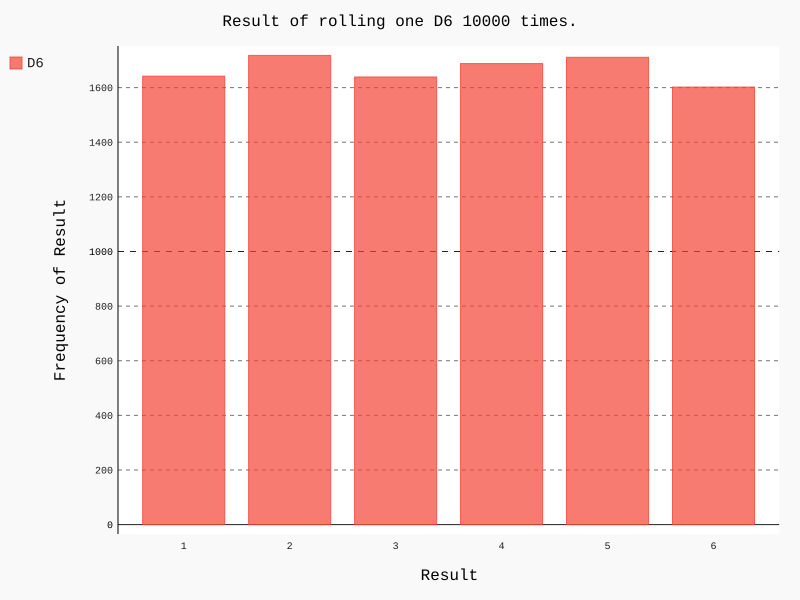

Python code for this plot:
from die import Die
import pygal

#创建一个D6
die = Die()

#掷几次骰子，并将结果存储在一个列表中
results = []
for roll_num in range(10000):
    result = die.roll()
    results.append(result)

# 分析结果
frequencies = []
for value in range(1, die.num_sides + 1):
    frequency = results.count(value)
    frequencies.append(frequency)

# 对结果进行可视化
hist = pygal.Bar()

hist.title = "Result of rolling one D6 10000 times."
hist.x_labels = ['1', '2', '3', '4', '5', '6']
hist.x_title = "Result"
hist.y_title = "Frequency of Result"

hist.add('D6', frequencies)
hist.render_to_file("die_visual.svg")
